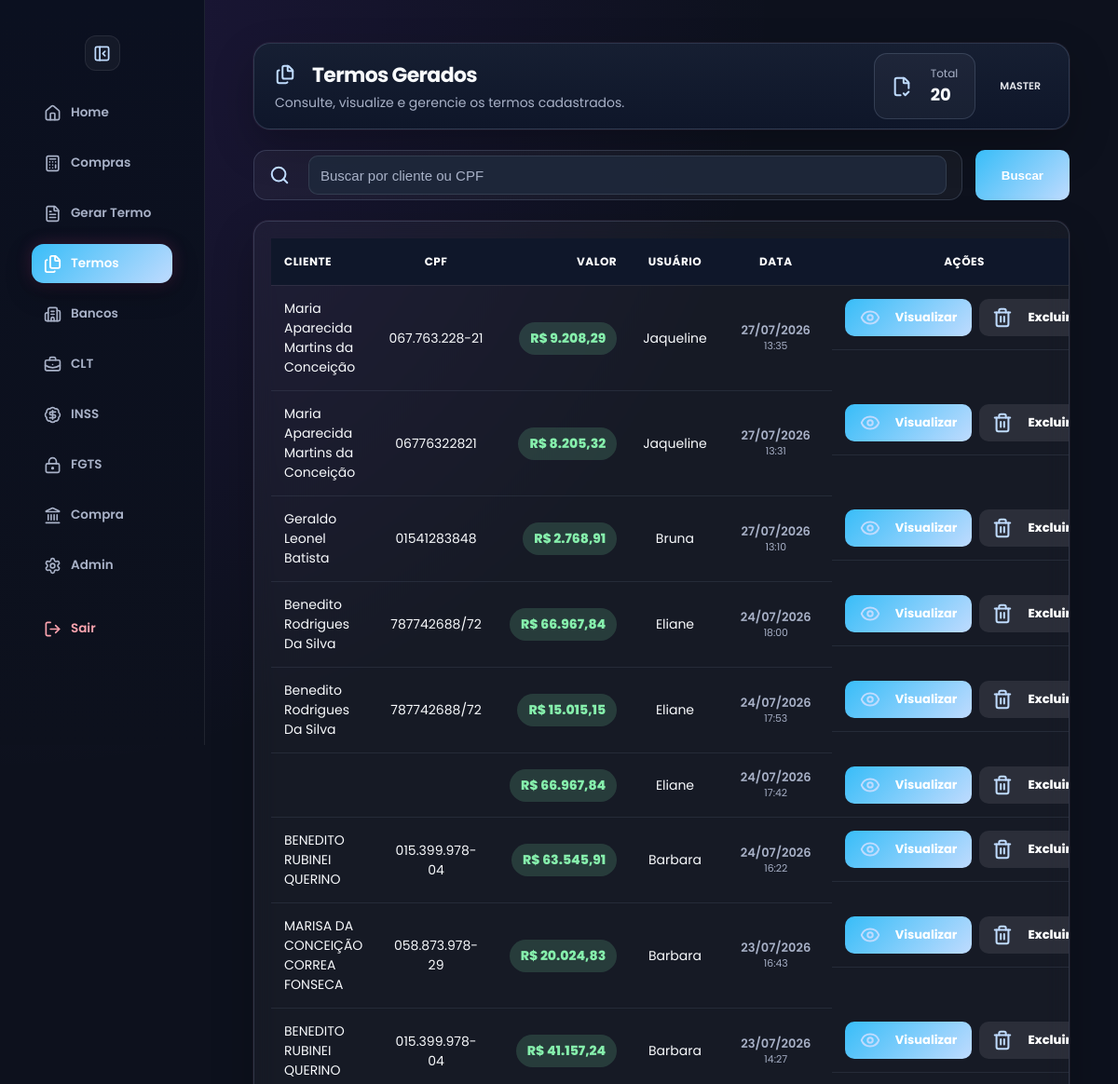
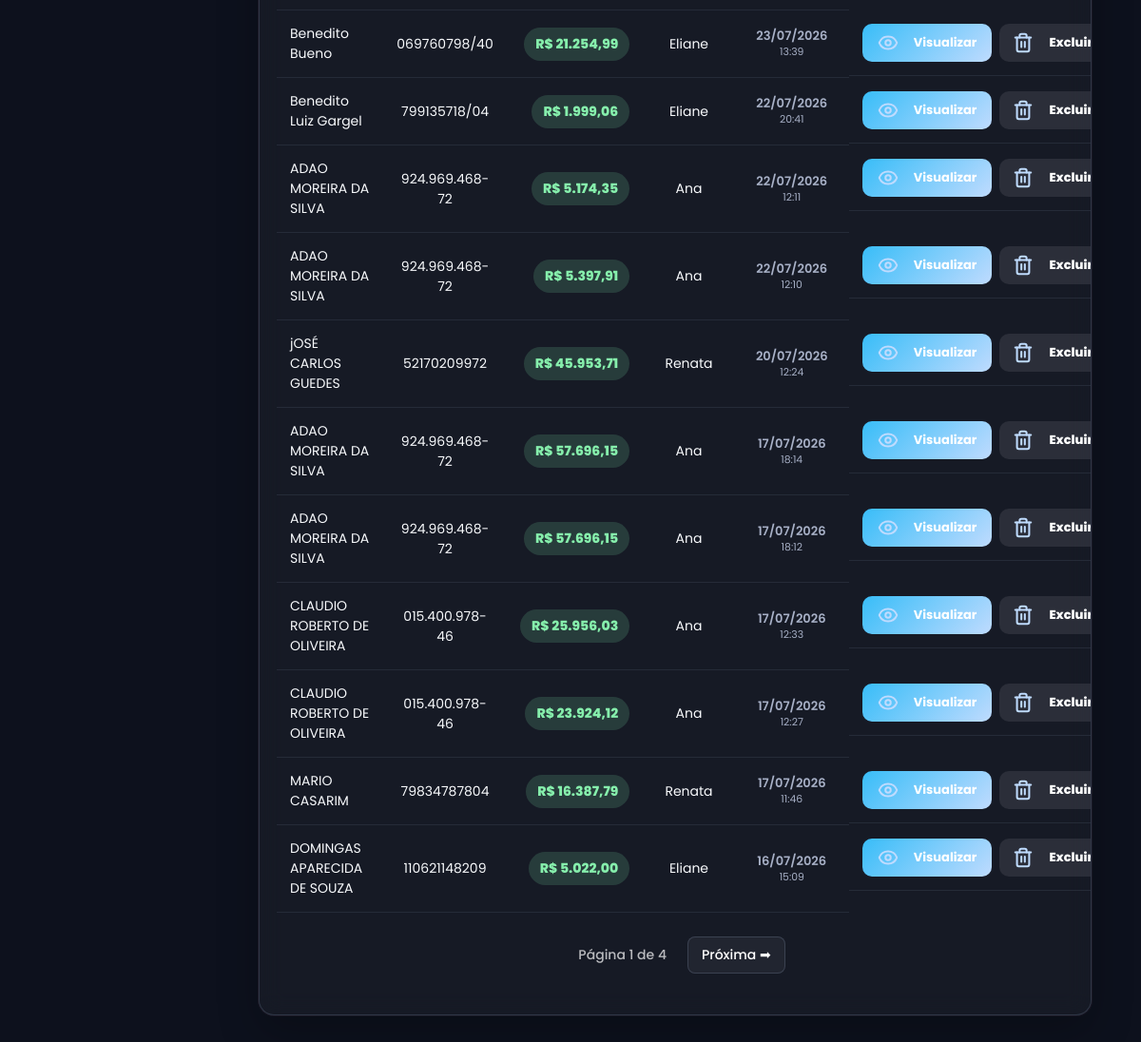
Page /termos/historico (signed in) on the committed database (2 pictures, top to bottom).
### tables this page shows
CREATE TABLE usuarios (
    id INTEGER PRIMARY KEY AUTOINCREMENT,
    usuario TEXT UNIQUE,
    senha TEXT,
    tipo TEXT
, tema TEXT DEFAULT 'rose', cpf TEXT, email TEXT, ativo INTEGER DEFAULT 1, ultimo_login TEXT);

CREATE TABLE termos (
    id INTEGER PRIMARY KEY AUTOINCREMENT,
    cliente TEXT NOT NULL,
    cpf TEXT NOT NULL,
    rg TEXT,
    profissao TEXT,
    endereco TEXT,
    numero TEXT,
    complemento TEXT,
    cidade TEXT,
    estado TEXT,

    valor_total REAL NOT NULL,
    valor_extenso TEXT,

    usuario_id INTEGER,
    usuario_nome TEXT,

    data_criacao DATETIME DEFAULT CURRENT_TIMESTAMP,

    texto_final TEXT,
    pdf_path TEXT
);

### app.py (the view, shortened to what this page needs)
@app.route("/termos/historico")
def historico():
    if "usuario_id" not in session:
        return redirect("/")
    pagina = request.args.get("pagina", 1, type=int)
    busca = request.args.get("busca", "").strip()
    busca_limpa = "".join(filter(str.isdigit, busca))
    por_pagina = 20
    offset = (pagina - 1) * por_pagina
    conn = conectar()
    cursor = conn.cursor()
    filtros = []
    params = []
    if session.get("tipo") not in ["master", "adm", "admin"]:
        filtros.append("usuario_id = ?")
        params.append(session["usuario_id"])
    where_sql = ""
    if filtros:
        where_sql = "WHERE " + " AND ".join(filtros)
    cursor.execute(f"""
        SELECT COUNT(*)
        FROM termos
        {where_sql}
    """, params)
    total = cursor.fetchone()[0]
    cursor.execute(f"""
        SELECT *
        FROM termos
        {where_sql}
        ORDER BY id DESC
        LIMIT ? OFFSET ?
    """, params + [por_pagina, offset])
    historico_raw = cursor.fetchall()
    conn.close()
    historico = []
    for item in historico_raw:
        item = dict(item)
        try:
            item["valor_formatado"] = (
                f'{float(item["valor_total"]):,.2f}'
                .replace(",", "X")
                .replace(".", ",")
                .replace("X", ".")
            )
        except:
            item["valor_formatado"] = item["valor_total"]
        try:
            dt = datetime.strptime(item["data_criacao"], "%Y-%m-%d %H:%M:%S")
            item["data_formatada"] = dt.strftime("%d/%m/%Y")
            item["hora_formatada"] = dt.strftime("%H:%M")
        except:
            item["data_formatada"] = item["data_criacao"]
            item["hora_formatada"] = ""
        historico.append(item)
    total_paginas = ceil(total / por_pagina)
    return render_template(
        "historico.html",
        historico=historico,
        pagina=pagina,
        total_paginas=total_paginas,
        total=total,
        busca=busca,
        tipo=session.get("tipo")
    )

### app.py (called while the page is built)
def tema_usuario():
    if "usuario_id" not in session:
        return "rose"
    conn = conectar()
    cursor = conn.cursor()
    cursor.execute("""
        SELECT tema
        FROM usuarios
        WHERE id = ?
    """, (session["usuario_id"],))
    user = cursor.fetchone()
    conn.close()
    return user["tema"] if user and user["tema"] else "rose"

@app.context_processor
def variaveis_globais():
    return {
        "tema": tema_usuario()
    }

def conectar():
    conn = sqlite3.connect("banco.db")
    conn.row_factory = sqlite3.Row
    return conn

### templates/historico.html (shortened to what this page needs)
<!DOCTYPE html>
<html lang="pt-br" data-theme="{{ tema }}">
<head>
<link rel="stylesheet" href="{{ url_for('static', filename='design.css') }}">
<link rel="stylesheet" href="/static/style.css">
</head>
<body>
<div class="sidebar" id="sidebar">
    <button class="toggle-btn sidebar-toggle" onclick="toggleSidebar()" title="Recolher menu">
    <i data-lucide="panel-left-close"></i>
    </button>
<a href="/home">
    <i data-lucide="home"></i>
    <span class="text">Home</span>
</a>
<a href="/compra-divida/clientes">
    <i data-lucide="calculator"></i>
    <span class="text">Compras</span>
</a>
<a href="/termos">
    <i data-lucide="file-text"></i>
    <span class="text">Gerar Termo</span>
</a>
<a href="/termos/historico"class="active">
    <i data-lucide="files"></i>
    <span class="text">Termos</span>
</a>
<a href="/bancos">
    <i data-lucide="building-2"></i>
    <span class="text">Bancos</span>
</a>
<a href="/clt">
    <i data-lucide="briefcase-business"></i>
    <span class="text">CLT</span>
</a>
<a href="/inss">
    <i data-lucide="badge-dollar-sign"></i>
    <span class="text">INSS</span>
</a>
<a href="/fgts">
    <i data-lucide="lock-keyhole"></i>
    <span class="text">FGTS</span>
</a>
<a href="/compra-divida">
    <i data-lucide="landmark"></i>
    <span class="text">Compra</span>
</a>
{% if tipo in ["master", "adm"] %}
<a href="/admin">
    <i data-lucide="settings"></i>
    <span class="text">Admin</span>
</a>
{% endif %}
<a href="/logout">
    <i data-lucide="log-out"></i>
    <span class="text">Sair</span>
</a>
</div>
<div class="conteudo">
    <div class="page">
       <div class="topo historico-topo">
    <div>
        <h1>
            <i data-lucide="files"></i>
            Termos Gerados
        </h1>
        <span>
            Consulte, visualize e gerencie os termos cadastrados.
        </span>
    </div>
    <div class="historico-info">
        <div class="historico-total">
            <i data-lucide="file-check-2"></i>
            <div>
                <small>Total</small>
                <strong>{{ historico|length }}</strong>
            </div>
        </div>
        <div class="tag tag-master">
            {{ tipo|upper }}
        </div>
    </div>
</div>
    <form method="GET" action="/termos/historico" class="busca-box">
    <div class="campo-busca">
        <i data-lucide="search"></i>
        <input
            type="text"
            name="busca"
            value="{{ busca or '' }}"
            placeholder="Buscar por cliente ou CPF">
    </div>
    <button type="submit" class="btn-busca">
        Buscar
    </button>
</form>
        <div class="box">
            <table>
                <thead>
                    <tr>
                        <th>Cliente</th>
                        <th>CPF</th>
                        <th>Valor</th>
                        <th>Usuário</th>
                        <th>Data</th>
                        <th>Ações</th>
                    </tr>
                </thead>
<tbody>
{% if historico %}
    {% for item in historico %}
    <tr>
        <td>{{ item["cliente"] }}</td>
        <td>{{ item["cpf"] }}</td>
        <td>
       <span class="valor-badge">
         R$ {{ item["valor_formatado"] }}
        </span>
        </td>
        <td>{{ item["usuario_nome"] }}</td>
       <td class="data-termo">
        <div>{{ item["data_formatada"] }}</div>
        <small>{{ item["hora_formatada"] }}</small>
        </td>
        <td class="acoes-termo">
    <a href="/termos/ver/{{ item['id'] }}"
       class="btn-visualizar">
        <i data-lucide="eye"></i>
        Visualizar
    </a>
    {% if tipo == "master" %}
    <form action="/termos/excluir/{{ item['id'] }}"
          method="POST"
          class="form-excluir-termo">
        <button
    type="submit"
    class="btn-excluir"
    onclick="return confirm('Deseja realmente excluir este termo?')">
    <i data-lucide="trash-2"></i>
    Excluir
</button>
    </form>
    {% endif %}
</td>
    </tr>
    {% endfor %}
{% endif %}
</tbody>
            </table>
<div class="paginacao">
<span>
Página {{ pagina }} de {{ total_paginas }}
</span>
{% if pagina < total_paginas %}
<a href="?pagina={{ pagina + 1 }}">Próxima ➡</a>
{% endif %}
</div>
        </div>
    </div>
</div>
</body>
</html>

### templates/historico.html (style rules this page uses)
.conteudo { flex:1; padding:25px; }
.page { width:100%; max-width:1400px; margin:0 auto; }
.historico-topo { display:flex; justify-content:space-between; align-items:center; gap:25px; margin-bottom:25px; }
.topo h1 { margin:0; display:flex; align-items:center; gap:10px; }
.topo span { color:var(--muted); font-size:14px; }
.historico-info { display:flex; align-items:center; gap:18px; }
.historico-total { display:flex; align-items:center; gap:12px; padding:12px 18px; border-radius:14px; background:rgba(255,255,255,.04); border:1px solid var(--border); }
.historico-total small { display:block; color:var(--muted); font-size:12px; }
.historico-total strong { color:var(--text); font-size:18px; }
.busca-box { display:flex; align-items:center; gap:14px; margin:22px 0; }
.campo-busca { flex:1; display:flex; align-items:center; gap:12px; height:54px; padding:0 16px; border-radius:14px; background:rgba(255,255,255,.04); border:1px solid var(--border); }
.campo-busca input { flex:1; border:none; background:none; color:var(--text); outline:none; font-size:15px; }
.campo-busca input::placeholder { color:var(--muted); }
.btn-busca { height:54px; padding:0 28px; border:none; border-radius:12px; background:linear-gradient(135deg,var(--primary),var(--primary-2)); color:white; font-weight:700; cursor:pointer; display:inline-flex; align-items:center; justify-content:center; gap:8px; }
.box { margin-top:20px; background:rgba(255,255,255,.04); border:1px solid var(--border); border-radius:16px; overflow:hidden; backdrop-filter:blur(12px); box-shadow:var(--shadow); }
table { width:100%; border-collapse:collapse; table-layout:auto; }
thead { background:rgba(15,23,42,.55); }
th { padding:16px 14px; text-align:left; color:var(--text); font-size:13px; font-weight:700; text-transform:uppercase; letter-spacing:.5px; }
td { padding:14px; color:var(--text); border-bottom:1px solid rgba(255,255,255,.06); vertical-align:middle; font-size:14px; }
.box tbody tr, .box tbody tr td { background:transparent !important; }
th:nth-child(6), td:nth-child(6) { min-width:230px; text-align:center; }
th:nth-child(5), td:nth-child(5) { min-width:120px; text-align:center; }
.valor-badge { display:inline-flex; align-items:center; justify-content:center; padding:7px 12px; border-radius:999px; background:var(--green-soft); color:var(--green); font-weight:800; white-space:nowrap; }
.data-termo { line-height:1.2; }
.data-termo div { font-weight:600; }
.data-termo small { color:var(--muted); }
.acoes-termo { display:flex; justify-content:center; align-items:center; gap:px; }
.form-excluir-termo { display:inline-flex; }
.btn-visualizar, .btn-excluir { height:40px; border:none; border-radius:10px; display:inline-flex; align-items:center; justify-content:center; gap:8px; font-family:'Poppins',sans-serif; font-size:13px; font-weight:700; cursor:pointer; text-decoration:none; transition:.2s; }
.btn-visualizar { padding:0 16px; background:linear-gradient(135deg,var(--primary),var(--primary-2)); color:white; }
.btn-excluir { height:40px; padding:0 14px; display:inline-flex; align-items:center; justify-content:center; gap:8px; border:none; border-radius:10px; background:rgba(224, 224, 225, 0.1); color:#ffffff; font-family:'Poppins',sans-serif; font-size:13px; font-weight:700; cursor:pointer; transition:.25s ease; }
.paginacao { display:flex; justify-content:center; align-items:center; gap:8px; margin:25px auto; flex-wrap:wrap; }
.paginacao a, .paginacao span { padding:8px 14px; border-radius:8px; text-decoration:none; font-size:14px; font-weight:500; }
.paginacao a { display:flex; align-items:center; gap:6px; background:rgba(255,255,255,.05); color:#fff; border:1px solid var(--border); }

### rows in the picture
usuarios: tipo "MASTER"
termos: cliente "Maria Aparecida Martins da Conceição", cpf "067.763.228-21", valor_formatado "9.208,29", usuario_nome "Jaqueline", data_formatada "27/07/2026", hora_formatada "13:35"
termos: cliente "Maria Aparecida Martins da Conceição", cpf "06776322821", valor_formatado "8.205,32", usuario_nome "Jaqueline", data_formatada "27/07/2026", hora_formatada "13:31"
termos: cliente "Geraldo Leonel Batista", cpf "01541283848", valor_formatado "2.768,91", usuario_nome "Bruna", data_formatada "27/07/2026", hora_formatada "13:10"
termos: cliente "Benedito Rodrigues Da Silva", cpf "787742688/72", valor_formatado "66.967,84", usuario_nome "Eliane", data_formatada "24/07/2026", hora_formatada "18:00"
termos: cliente "Benedito Rodrigues Da Silva", cpf "787742688/72", valor_formatado "15.015,15", usuario_nome "Eliane", data_formatada "24/07/2026", hora_formatada "17:53"
termos: valor_formatado "66.967,84", usuario_nome "Eliane", data_formatada "24/07/2026", hora_formatada "17:42"
termos: cliente "BENEDITO RUBINEI QUERINO", cpf "015.399.978-04", valor_formatado "63.545,91", usuario_nome "Barbara", data_formatada "24/07/2026", hora_formatada "16:22"
termos: cliente "MARISA DA CONCEIÇÃO CORREA FONSECA", cpf "058.873.978-29", valor_formatado "20.024,83", usuario_nome "Barbara", data_formatada "23/07/2026", hora_formatada "16:43"
termos: cliente "BENEDITO RUBINEI QUERINO", cpf "015.399.978-04", valor_formatado "41.157,24", usuario_nome "Barbara", data_formatada "23/07/2026", hora_formatada "14:27"
termos: cliente "Benedito Bueno", cpf "069760798/40", valor_formatado "21.254,99", usuario_nome "Eliane", data_formatada "23/07/2026", hora_formatada "13:39"
termos: cliente "Benedito Luiz Gargel", cpf "799135718/04", valor_formatado "1.999,06", usuario_nome "Eliane", data_formatada "22/07/2026", hora_formatada "20:41"
termos: cliente "ADAO MOREIRA DA SILVA", cpf "924.969.468-72", valor_formatado "5.174,35", usuario_nome "Ana", data_formatada "22/07/2026", hora_formatada "12:11"
termos: cliente "ADAO MOREIRA DA SILVA", cpf "924.969.468-72", valor_formatado "5.397,91", usuario_nome "Ana", data_formatada "22/07/2026", hora_formatada "12:10"
termos: cliente "jOSÉ CARLOS GUEDES", cpf "52170209972", valor_formatado "45.953,71", usuario_nome "Renata", data_formatada "20/07/2026", hora_formatada "12:24"
termos: cliente "ADAO MOREIRA DA SILVA", cpf "924.969.468-72", valor_formatado "57.696,15", usuario_nome "Ana", data_formatada "17/07/2026", hora_formatada "18:14"
termos: cliente "ADAO MOREIRA DA SILVA", cpf "924.969.468-72", valor_formatado "57.696,15", usuario_nome "Ana", data_formatada "17/07/2026", hora_formatada "18:12"
termos: cliente "CLAUDIO ROBERTO DE OLIVEIRA", cpf "015.400.978-46", valor_formatado "25.956,03", usuario_nome "Ana", data_formatada "17/07/2026", hora_formatada "12:33"
termos: cliente "CLAUDIO ROBERTO DE OLIVEIRA", cpf "015.400.978-46", valor_formatado "23.924,12", usuario_nome "Ana", data_formatada "17/07/2026", hora_formatada "12:27"
termos: cliente "MARIO CASARIM", cpf "79834787804", valor_formatado "16.387,79", usuario_nome "Renata", data_formatada "17/07/2026", hora_formatada "11:46"
termos: cliente "DOMINGAS APARECIDA DE SOUZA", cpf "110621148209", valor_formatado "5.022,00", usuario_nome "Eliane", data_formatada "16/07/2026", hora_formatada "15:09"

### other values in the picture
{{ historico|length }} "20"
{{ pagina }} "1"
{{ total_paginas }} "4"
